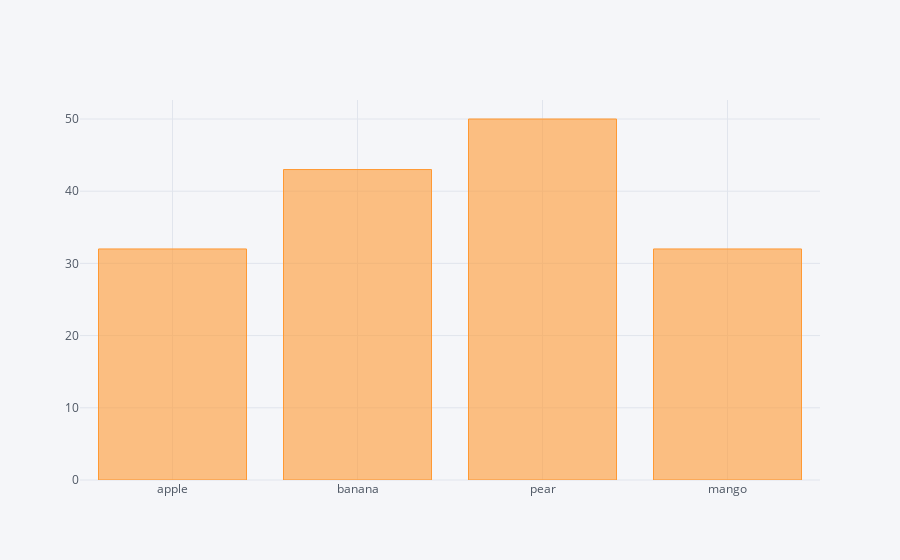

The cell this chart's notebook holds for it:
### Code cell
df2.iplot(kind = 'bar', x = 'fruit', y = 'count')

### Figure 1 — Plotly figure (JSON) as saved in the notebook; plotly's stock layout.template omitted (floating-point values rounded to 4 significant figures)
{"data": [{"marker": {"color": "rgba(255, 153, 51, 0.6)", "line": {"color": "rgba(255, 153, 51, 1.0)", "width": 1}}, "name": "count", "orientation": "v", "text": "", "type": "bar", "uid": "c622215e-f6aa-4d74-9173-6459d53d0907", "x": ["apple", "banana", "pear", "mango"], "y": [32, 43, 50, 32]}], "layout": {"legend": {"bgcolor": "#F5F6F9", "font": {"color": "#4D5663"}}, "paper_bgcolor": "#F5F6F9", "plot_bgcolor": "#F5F6F9", "title": {"font": {"color": "#4D5663"}}, "xaxis": {"gridcolor": "#E1E5ED", "showgrid": true, "tickfont": {"color": "#4D5663"}, "title": {"font": {"color": "#4D5663"}, "text": ""}, "zerolinecolor": "#E1E5ED"}, "yaxis": {"gridcolor": "#E1E5ED", "showgrid": true, "tickfont": {"color": "#4D5663"}, "title": {"font": {"color": "#4D5663"}, "text": ""}, "zerolinecolor": "#E1E5ED"}}}
